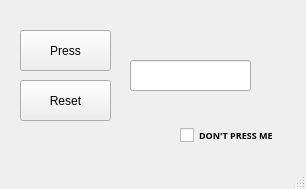
<?xml version="1.0" encoding="UTF-8"?>
<ui version="4.0">
 <class>MainWindow</class>
 <widget class="QMainWindow" name="MainWindow">
  <property name="geometry">
   <rect>
    <x>0</x>
    <y>0</y>
    <width>306</width>
    <height>189</height>
   </rect>
  </property>
  <property name="windowTitle">
   <string>MainWindow</string>
  </property>
  <widget class="QWidget" name="centralwidget">
   <widget class="QPushButton" name="countButton">
    <property name="geometry">
     <rect>
      <x>20</x>
      <y>30</y>
      <width>91</width>
      <height>41</height>
     </rect>
    </property>
    <property name="text">
     <string>Press</string>
    </property>
   </widget>
   <widget class="QLineEdit" name="resultBox">
    <property name="geometry">
     <rect>
      <x>130</x>
      <y>60</y>
      <width>121</width>
      <height>31</height>
     </rect>
    </property>
   </widget>
   <widget class="QPushButton" name="resetButton">
    <property name="geometry">
     <rect>
      <x>20</x>
      <y>80</y>
      <width>91</width>
      <height>41</height>
     </rect>
    </property>
    <property name="text">
     <string>Reset</string>
    </property>
   </widget>
   <widget class="QCheckBox" name="iGotYou">
    <property name="geometry">
     <rect>
      <x>180</x>
      <y>120</y>
      <width>101</width>
      <height>31</height>
     </rect>
    </property>
    <property name="font">
     <font>
      <family>Segoe UI Variable Display Semib</family>
      <pointsize>7</pointsize>
      <bold>true</bold>
      <underline>false</underline>
     </font>
    </property>
    <property name="cursor">
     <cursorShape>WhatsThisCursor</cursorShape>
    </property>
    <property name="text">
     <string>DON'T PRESS ME</string>
    </property>
   </widget>
  </widget>
  <widget class="QMenuBar" name="menubar">
   <property name="geometry">
    <rect>
     <x>0</x>
     <y>0</y>
     <width>306</width>
     <height>21</height>
    </rect>
   </property>
  </widget>
  <widget class="QStatusBar" name="statusbar"/>
 </widget>
 <resources/>
 <connections/>
</ui>
